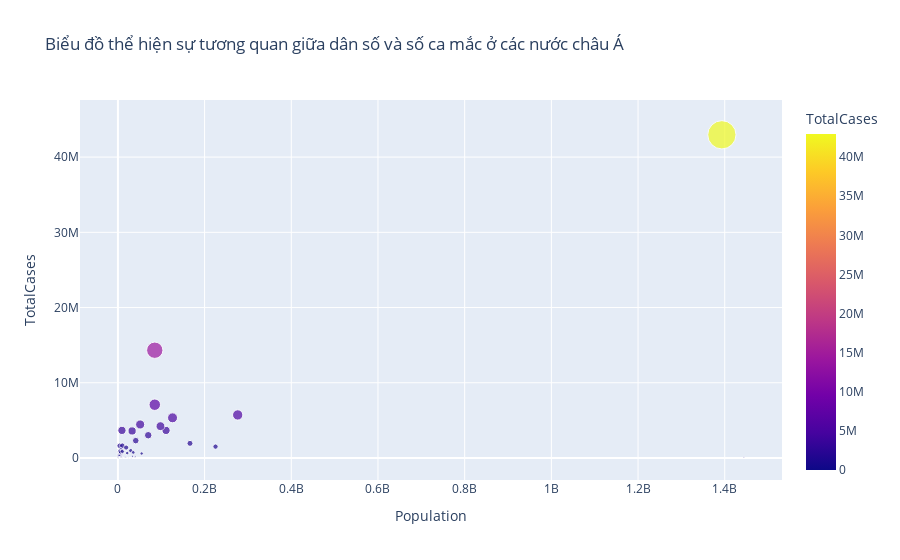

This figure's notebook cell:
### Code cell
fig = px.scatter(cases_Asia, x="Population", y="TotalCases", color = "TotalCases",
                 size='TotalCases', hover_name= "Location", title="Biểu đồ thể hiện sự tương quan giữa dân số và số ca mắc ở các nước châu Á")
fig.show()

### Figure 1 — Plotly figure (JSON) as saved in the notebook; plotly's stock layout.template omitted (floating-point values rounded to 4 significant figures)
{"data": [{"hovertemplate": "<b>%{hovertext}</b><br><br>Population=%{x}<br>TotalCases=%{marker.color}<extra></extra>", "hovertext": ["Afghanistan", "Armenia", "Azerbaijan", "Bahrain", "Bangladesh", "Bhutan", "Brunei", "Cambodia", "China", "Georgia", "Hong Kong", "India", "Indonesia", "Iran", "Iraq", "Israel", "Japan", "Jordan", "Kazakhstan", "Kuwait", "Kyrgyzstan", "Laos", "Lebanon", "Macao", "Malaysia", "Maldives", "Mongolia", "Myanmar", "Nepal", "Oman", "Pakistan", "Palestine", "Philippines", "Qatar", "Saudi Arabia", "Singapore", "South Korea", "Sri Lanka", "Syria", "Taiwan", "Tajikistan", "Thailand", "Timor", "Turkey", "Turkmenistan", "United Arab Emirates", "Uzbekistan", "Vietnam", "Yemen"], "legendgroup": "", "marker": {"color": [174331, 421226, 788958, 525171, 1946737, 14451, 84844, 132072, 110868, 1623672, 440609, 42962953, 5723858, 7084306, 2307555, 3669112, 5341246, 1638228, 1391984, 622489, 200615, 143969, 1077242, 82, 3595172, 172270, 911183, 597417, 977447, 383874, 1514258, 649971, 3666678, 358083, 747119, 819663, 4456264, 649632, 54963, 20797, 17786, 3026695, 22741, 14326217, 0, 882477, 236840, 4232520, 11775], "coloraxis": "coloraxis", "size": [174331, 421226, 788958, 525171, 1946737, 14451, 84844, 132072, 110868, 1623672, 440609, 42962953, 5723858, 7084306, 2307555, 3669112, 5341246, 1638228, 1391984, 622489, 200615, 143969, 1077242, 82, 3595172, 172270, 911183, 597417, 977447, 383874, 1514258, 649971, 3666678, 358083, 747119, 819663, 4456264, 649632, 54963, 20797, 17786, 3026695, 22741, 14326217, 0, 882477, 236840, 4232520, 11775], "sizemode": "area", "sizeref": 107400.0, "symbol": "circle"}, "mode": "markers", "name": "", "orientation": "v", "showlegend": false, "type": "scatter", "x": [39835428, 2968128, 10223344, 1748295, 166303494, 779900, 441532, 16946446, 1444216102, 3979773, 7552800, 1393409033, 276361788, 85028760, 41179351, 9291000, 126050796, 10269022, 18994958, 4328553, 6628347, 7379358, 6769151, 658391, 32776195, 543620, 3329282, 54806014, 29674920, 5223376, 225199929, 5222756, 111046910, 2930524, 35340680, 5453600, 51305184, 21497306, 18275704, 23855008, 9749625, 69950844, 1343875, 85042736, 6117933, 9991083, 33935765, 98168829, 30490639], "xaxis": "x", "y": [174331, 421226, 788958, 525171, 1946737, 14451, 84844, 132072, 110868, 1623672, 440609, 42962953, 5723858, 7084306, 2307555, 3669112, 5341246, 1638228, 1391984, 622489, 200615, 143969, 1077242, 82, 3595172, 172270, 911183, 597417, 977447, 383874, 1514258, 649971, 3666678, 358083, 747119, 819663, 4456264, 649632, 54963, 20797, 17786, 3026695, 22741, 14326217, 0, 882477, 236840, 4232520, 11775], "yaxis": "y"}], "layout": {"autosize": true, "coloraxis": {"colorbar": {"title": {"text": "TotalCases"}}, "colorscale": [[0, "#0d0887"], [0.1111, "#46039f"], [0.2222, "#7201a8"], [0.3333, "#9c179e"], [0.4444, "#bd3786"], [0.5556, "#d8576b"], [0.6667, "#ed7953"], [0.7778, "#fb9f3a"], [0.8889, "#fdca26"], [1, "#f0f921"]]}, "legend": {"itemsizing": "constant", "tracegroupgap": 0}, "title": {"text": "Biểu đồ thể hiện sự tương quan giữa dân số và số ca mắc ở các nước châu Á"}, "xaxis": {"anchor": "y", "autorange": true, "domain": [0, 1], "range": [-84040000.0, 1529000000.0], "title": {"text": "Population"}, "type": "linear"}, "yaxis": {"anchor": "x", "autorange": true, "domain": [0, 1], "range": [-3162000.0, 48580000.0], "title": {"text": "TotalCases"}, "type": "linear"}}}
